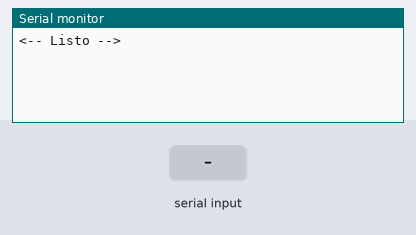
The sketch below on a simulated Arduino Uno, built with avr-gcc and run on an emulated ATmega328P. Shown: the last lines printed to the serial monitor. Inputs (shaded band) come from the test bench.

Above: at 1.2 s.
1.3 s: "1" received over the second serial link
At 1.8 s:
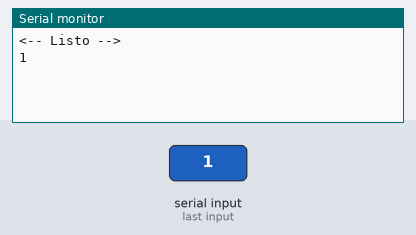
2.8 s: "0" received over the second serial link
At 4.1 s:
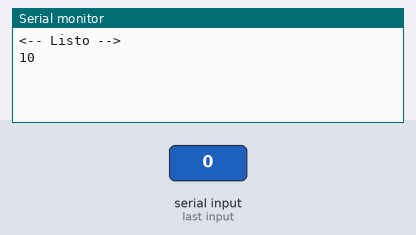

The sketch:

Prueba_BlueTooth_HC05.ino
```cpp
// HC 05 Maestro (6) Pines/ HC 06 Esclavo (4) Pines

#include <SoftwareSerial.h>
SoftwareSerial PuertoUno(10,11);    // Tx-10 / Rx-11

/*Instruciones
 1. Desconecte el VCC del modulo (Antes debe cargar este codigo a la tarjeta)
 2. Mantenga presionado el pulsador del modulo y concete el VCC
 3. Cuando la luz del modulo se prenda intermitente lenta suelte el pulsador, indica que esta en modo
    de programacion
 4. Abra en monitor serial del arduino y aparecera el mensake "<-- Listo -->"
 5. El monitor debe tener :
              AutoScroll
              Ambos NL & CR
              9600
 6.Digite los comandos "AT" correspondientes
     - AT      Para saber si esta conectado en modo de programacion

     - AT+ROLE? 0-Esclavo / 1-Maestro
     - AT+PSWD= 0000 (Asignar el Password)

     - AT+NAME= AT+NAME = Ducha1   (Nombre del Bluetooth)
     - AT+NAME= Ducha1
     // esta opcion asigna el nombre al Bluetooh, pero tambien hay que
     // modificarlo manualmente en el Celular o Tablet respectivamente

     - AT+PSWD?  (Averiguar el Password)
     - AT+PSWD= 0000 (Asignar el Password)

     - AT+UART   (Velocidad en vaudios)
     - AT+ORGL

     - AT+RESET Para quitar el modo de programacion

 7. Digite el comando "AT+RESET"

*/

void setup()
{
   Serial.begin(9600);
   Serial.println("<-- Listo -->") ;

   // COMUNICACION ENTRE EL Bluetooh y el Arduino
   PuertoUno.begin(38400)  ;

}


void loop()
{
  if (PuertoUno.available())       // Lee PuertoUno y envia a arduino
                                   // devuelve verdadero si hay datos desde el modulo HC-05
  Serial.write(PuertoUno.read()) ; // si hay alguna informacion desde el HC-05
                                   // la mostramos

  if (Serial.available())
  PuertoUno.write(Serial.read()) ; // Lee arduino y envia a PuertoUno
}


//   PuertoUno.print("AT+NAME") ;
//   PuertoUno.print(NOMBRE)  ;
//   delay(1000) ;

//   PuertoUno.print(AT+PIN) ;
//   PuertoUno.print(PASS)  ;
//   delay(1000) ;
```

Measured:
- after the input at 1.3 s, the serial monitor: prints a new line at once (image 1)
- after the input at 2.8 s, the serial monitor: prints a new line at once (image 2)
